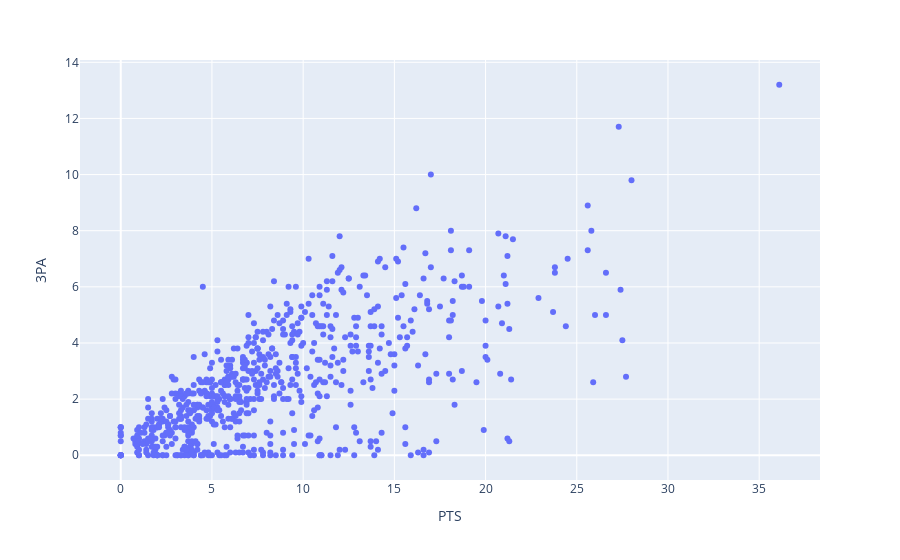

Source (notebook cell):
### Code cell
sns.scatterplot(data = data, x = 'PTS', y = '3PA')
px.scatter(data, x = 'PTS',y = '3PA', hover_data  = ['Player'])

### Figure 1 — Plotly figure (JSON) as saved in the notebook; plotly's stock layout.template omitted (floating-point values rounded to 4 significant figures; data arrays with more than 128 entries replaced by an {"elided": "..."} marker saying what was removed)
{"data": [{"customdata": {"elided": "708x1 str values"}, "hovertemplate": "PTS=%{x}<br>3PA=%{y}<br>Player=%{customdata[0]}<extra></extra>", "legendgroup": "", "marker": {"color": "#636efa", "symbol": "circle"}, "mode": "markers", "name": "", "orientation": "v", "showlegend": false, "type": "scatter", "x": {"elided": "708 float values"}, "xaxis": "x", "y": {"elided": "708 float values"}, "yaxis": "y"}], "layout": {"legend": {"tracegroupgap": 0}, "margin": {"t": 60}, "xaxis": {"anchor": "y", "domain": [0, 1], "title": {"text": "PTS"}}, "yaxis": {"anchor": "x", "domain": [0, 1], "title": {"text": "3PA"}}}}
